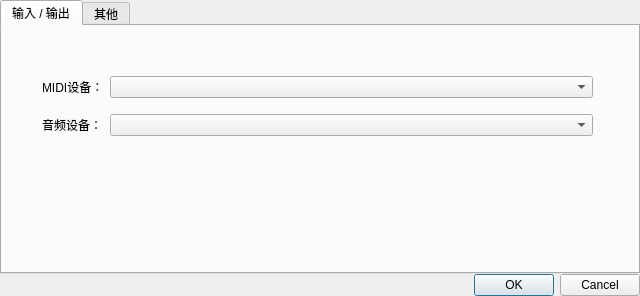
<?xml version="1.0" encoding="UTF-8"?>
<ui version="4.0">
 <class>setting</class>
 <widget class="QDialog" name="setting">
  <property name="geometry">
   <rect>
    <x>0</x>
    <y>0</y>
    <width>640</width>
    <height>296</height>
   </rect>
  </property>
  <property name="windowTitle">
   <string>设置</string>
  </property>
  <layout class="QVBoxLayout" name="verticalLayout">
   <property name="spacing">
    <number>0</number>
   </property>
   <property name="leftMargin">
    <number>0</number>
   </property>
   <property name="topMargin">
    <number>0</number>
   </property>
   <property name="rightMargin">
    <number>0</number>
   </property>
   <property name="bottomMargin">
    <number>0</number>
   </property>
   <item>
    <widget class="QTabWidget" name="tabWidget">
     <property name="currentIndex">
      <number>0</number>
     </property>
     <widget class="QWidget" name="oiSetting">
      <attribute name="title">
       <string>输入 / 输出</string>
      </attribute>
      <widget class="QWidget" name="gridLayoutWidget">
       <property name="geometry">
        <rect>
         <x>40</x>
         <y>40</y>
         <width>551</width>
         <height>80</height>
        </rect>
       </property>
       <layout class="QGridLayout" name="gridLayout_2">
        <item row="0" column="1">
         <widget class="QComboBox" name="comboBox">
          <property name="sizePolicy">
           <sizepolicy hsizetype="MinimumExpanding" vsizetype="Fixed">
            <horstretch>0</horstretch>
            <verstretch>0</verstretch>
           </sizepolicy>
          </property>
         </widget>
        </item>
        <item row="0" column="0">
         <widget class="QLabel" name="label">
          <property name="sizePolicy">
           <sizepolicy hsizetype="Preferred" vsizetype="Fixed">
            <horstretch>0</horstretch>
            <verstretch>0</verstretch>
           </sizepolicy>
          </property>
          <property name="text">
           <string>MIDI设备：</string>
          </property>
         </widget>
        </item>
        <item row="1" column="0">
         <widget class="QLabel" name="label_2">
          <property name="sizePolicy">
           <sizepolicy hsizetype="Preferred" vsizetype="Fixed">
            <horstretch>0</horstretch>
            <verstretch>0</verstretch>
           </sizepolicy>
          </property>
          <property name="text">
           <string>音频设备：</string>
          </property>
         </widget>
        </item>
        <item row="1" column="1">
         <widget class="QComboBox" name="comboBox_2">
          <property name="sizePolicy">
           <sizepolicy hsizetype="MinimumExpanding" vsizetype="Fixed">
            <horstretch>0</horstretch>
            <verstretch>0</verstretch>
           </sizepolicy>
          </property>
         </widget>
        </item>
       </layout>
      </widget>
     </widget>
     <widget class="QWidget" name="otherSetting">
      <attribute name="title">
       <string>其他</string>
      </attribute>
     </widget>
    </widget>
   </item>
   <item>
    <widget class="QDialogButtonBox" name="buttonBox">
     <property name="sizePolicy">
      <sizepolicy hsizetype="Expanding" vsizetype="Maximum">
       <horstretch>0</horstretch>
       <verstretch>0</verstretch>
      </sizepolicy>
     </property>
     <property name="minimumSize">
      <size>
       <width>0</width>
       <height>0</height>
      </size>
     </property>
     <property name="orientation">
      <enum>Qt::Horizontal</enum>
     </property>
     <property name="standardButtons">
      <set>QDialogButtonBox::Cancel|QDialogButtonBox::Ok</set>
     </property>
     <property name="centerButtons">
      <bool>false</bool>
     </property>
    </widget>
   </item>
  </layout>
 </widget>
 <resources/>
 <connections>
  <connection>
   <sender>buttonBox</sender>
   <signal>accepted()</signal>
   <receiver>setting</receiver>
   <slot>accept()</slot>
   <hints>
    <hint type="sourcelabel">
     <x>248</x>
     <y>254</y>
    </hint>
    <hint type="destinationlabel">
     <x>157</x>
     <y>274</y>
    </hint>
   </hints>
  </connection>
  <connection>
   <sender>buttonBox</sender>
   <signal>rejected()</signal>
   <receiver>setting</receiver>
   <slot>reject()</slot>
   <hints>
    <hint type="sourcelabel">
     <x>316</x>
     <y>260</y>
    </hint>
    <hint type="destinationlabel">
     <x>286</x>
     <y>274</y>
    </hint>
   </hints>
  </connection>
 </connections>
</ui>
